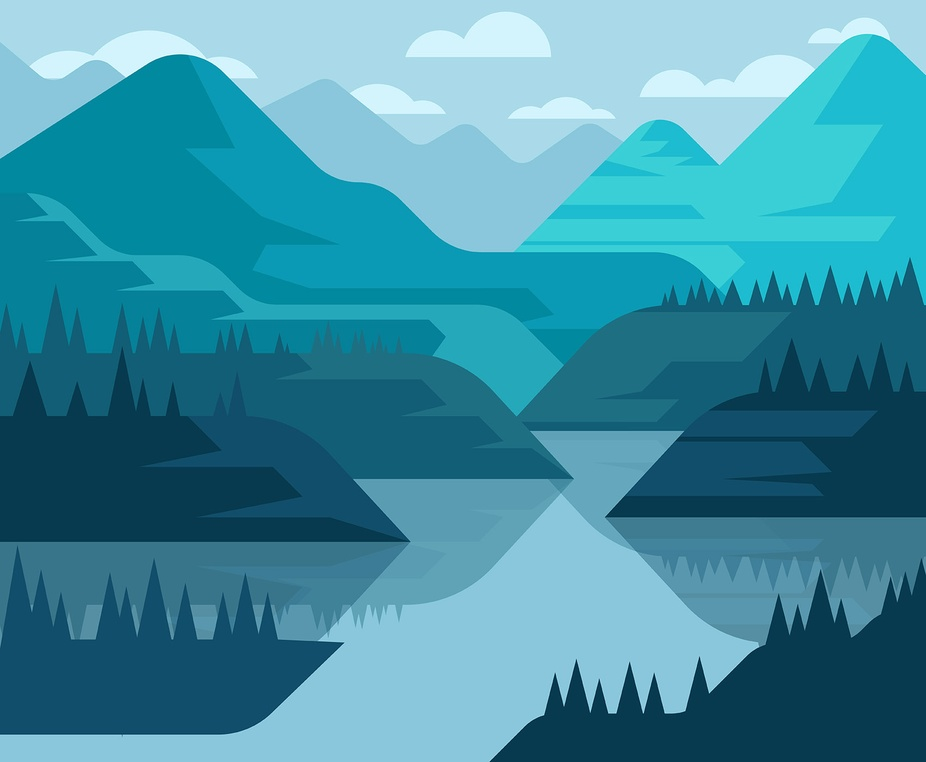
#> input picture docs/mountain-landscape-first-person-illustration-vector.jpg, 926 x 762 px, shrunk from 1700 x 1400 before the run, found by its file name
$ python img_trans.py
#> lines starting #> are read from the running program, lines starting #| are printed output that depends on the picture
from PIL import Image
from PIL import ImageFont
from PIL import ImageDraw

img = r'C:\Users\mstyx\Anchor\development_management_platform\docs\mountain-landscape-first-person-illustration-vector.jpg'

img = Image.open(img)
#> img is the input picture: PIL image 926x762 RGB; mean R, G, B 63, 143.2, 164
font_pth = r'C:\Windows\Fonts\calibri.ttf'
font = ImageFont.truetype(font_pth,80)

img_draw = ImageDraw.Draw(img)

img_draw.text((0,0),'Development Manager',(8, 31, 46),font)
img.save(r'C:\Users\mstyx\Anchor\development_management_platform\docs\dmp_head.jpg')
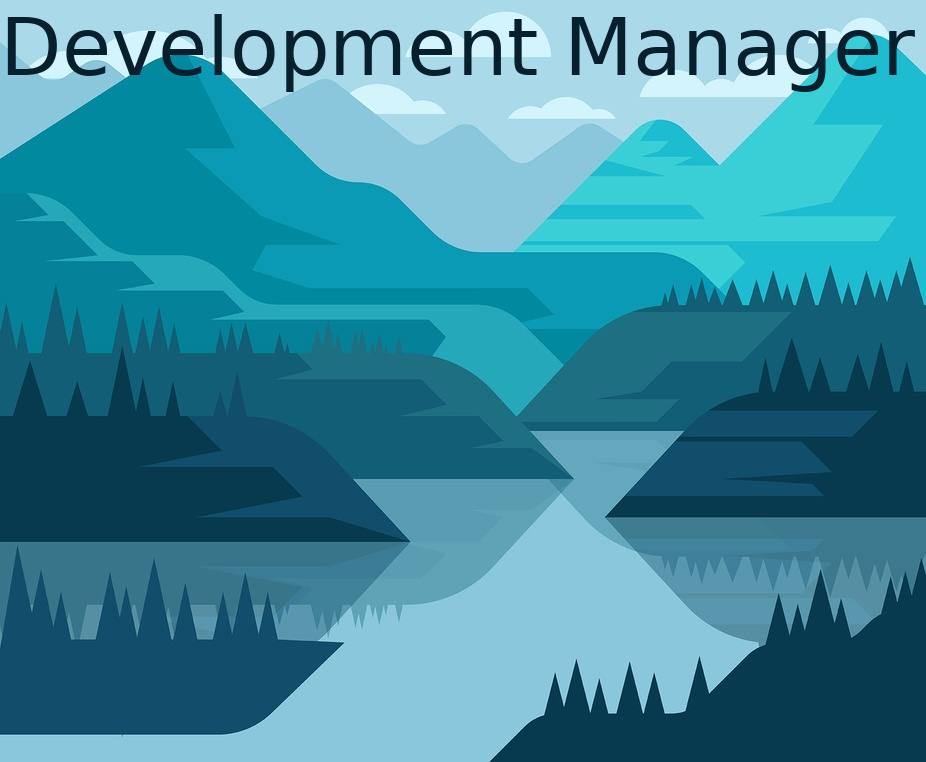
#> saved as dmp_head.jpg: PIL image 926x762 RGB; mean R, G, B 59.5, 139, 159.9
